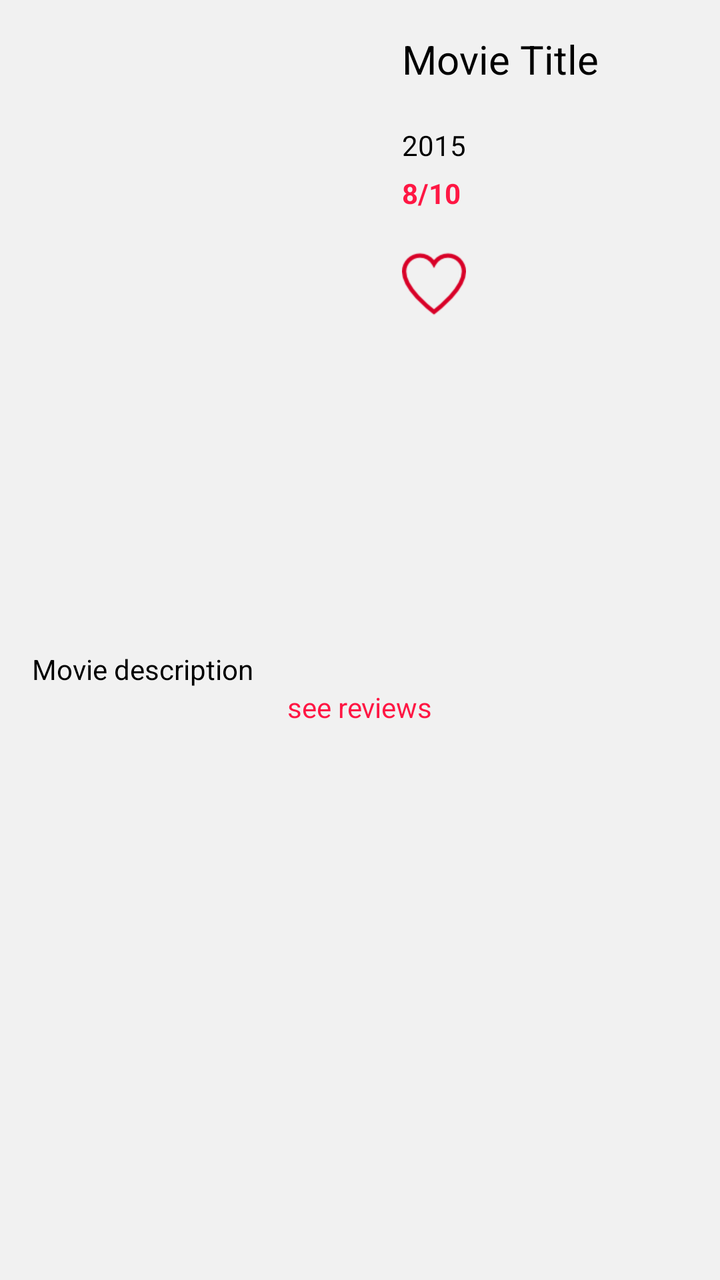
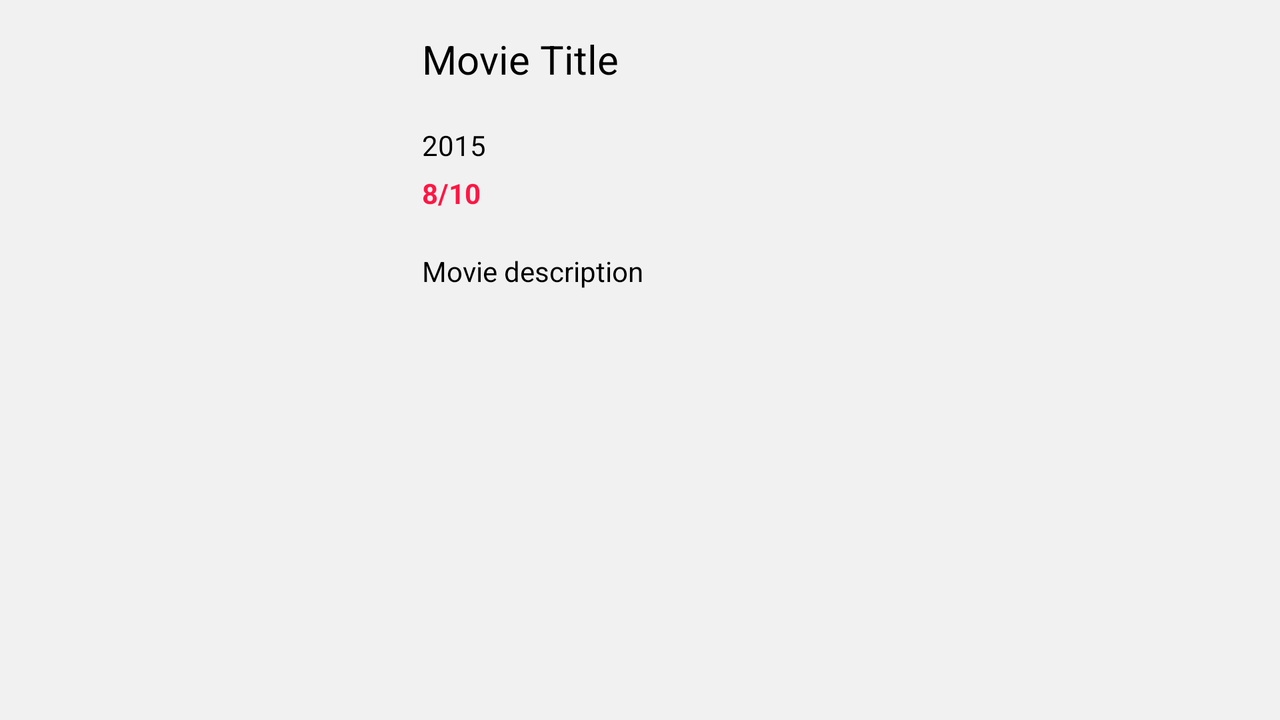

First picture: res/layout/ on a phone held upright. Second picture: the repository's own variant of that layout, on a device whose configuration matches the variant's folder. Source for both follows.
<!-- AndroidManifest.xml: application theme AppTheme -->
<!-- res/layout/fragment_movie_detail.xml -->
<?xml version="1.0" encoding="utf-8"?>
<ScrollView xmlns:android="http://schemas.android.com/apk/res/android"
              android:background="@color/offWhite"
              android:layout_width="match_parent"
              android:layout_height="match_parent"
              xmlns:tools="http://schemas.android.com/tools">

    <LinearLayout
        android:orientation="vertical"
        android:layout_width="match_parent"
        android:layout_height="wrap_content">


        <LinearLayout
            android:orientation="horizontal"
            android:padding="@dimen/activity_horizontal_margin"
            android:layout_width="match_parent"
            android:layout_height="wrap_content">

            <ImageView
                android:id="@+id/movie_poster_image_view"
                android:layout_marginRight="@dimen/ten_dp"
                android:layout_width="@dimen/poster_width"
                android:layout_height="@dimen/poster_height"/>

            <LinearLayout
                android:orientation="vertical"
                android:layout_width="match_parent"
                android:layout_height="wrap_content">

                <TextView
                    android:id="@+id/movie_title"
                    android:layout_width="match_parent"
                    android:layout_height="wrap_content"
                    tools:text="Movie Title"
                    style="@style/MovieTitle"/>

                <TextView
                    android:id="@+id/movie_year"
                    android:textColor="@android:color/black"
                    android:layout_width="wrap_content"
                    android:layout_height="wrap_content"
                    tools:text="2015"/>

                <TextView
                    android:textStyle="bold"
                    android:layout_marginTop="5dp"
                    android:id="@+id/movie_rating"
                    android:textColor="@color/colorAccent"
                    android:layout_width="wrap_content"
                    android:layout_height="wrap_content"
                    tools:text="8/10"/>

                <CheckBox
                    android:id="@+id/movie_favorite_button"
                    android:layout_marginTop="20dp"
                    android:button="@drawable/favorite_button_selector"
                    android:layout_width="wrap_content"
                    android:layout_height="wrap_content"/>


            </LinearLayout>

        </LinearLayout>

        <TextView
            android:layout_marginLeft="@dimen/activity_horizontal_margin"
            android:layout_marginTop="@dimen/activity_horizontal_margin"
            android:layout_marginRight="@dimen/activity_horizontal_margin"
            android:textColor="@android:color/black"
            android:id="@+id/movie_description"
            android:layout_width="match_parent"
            android:layout_height="wrap_content"
            tools:text="Movie description"/>

        <TextView
            android:id="@+id/show_reviews_text_view"
            android:textColor="@color/colorAccent"
            android:layout_gravity="center"
            android:layout_marginLeft="@dimen/activity_horizontal_margin"
            android:layout_marginBottom="@dimen/activity_horizontal_margin"
            android:layout_marginRight="@dimen/activity_horizontal_margin"
            android:text="@string/show_all_reviews_label"
            android:layout_width="wrap_content"
            android:layout_height="wrap_content"/>

        <LinearLayout
            android:id="@+id/trailer_wrapper_view"
            android:orientation="vertical"
            android:visibility="gone"
            android:layout_width="match_parent"
            android:layout_height="wrap_content">

            <TextView
                style="@style/HeaderLabel"
                android:paddingLeft="@dimen/activity_horizontal_margin"
                android:paddingRight="@dimen/activity_horizontal_margin"
                android:text="@string/trailer_label"
                android:layout_width="match_parent"
                android:layout_height="wrap_content"/>


            <android.support.v7.widget.RecyclerView
                android:id="@+id/trailer_recycler_view"
                android:paddingLeft="@dimen/activity_horizontal_margin"
                android:paddingRight="@dimen/activity_horizontal_margin"
                android:layout_marginBottom="@dimen/activity_horizontal_margin"
                android:layout_width="match_parent"
                android:layout_height="wrap_content" />

        </LinearLayout>

    </LinearLayout>
</ScrollView>
<!-- resources referenced by this layout -->
<resources>
  <color name="colorAccent">#ff1744</color>
  <color name="offWhite">#f1f1f1</color>
  <dimen name="activity_horizontal_margin">16dp</dimen>
  <dimen name="poster_height">277dp</dimen>
  <dimen name="poster_width">185dp</dimen>
  <!-- drawable favorite_button_selector (drawable) -->
  <?xml version="1.0" encoding="utf-8"?>
  <selector xmlns:android="http://schemas.android.com/apk/res/android">
      <item android:state_checked="true" android:drawable="@drawable/favorite_star" />
      <item android:state_checked="false" android:drawable="@drawable/default_star" />
  </selector>
  <string name="show_all_reviews_label">see reviews</string>
  <string name="trailer_label">Trailers</string>
  <style name="MovieTitle">
          <item name="android:textColor">@android:color/black</item>
          <item name="android:textSize">20dp</item>
          <item name="android:layout_marginBottom">20dp</item>
          <item name="android:layout_width">wrap_content</item>
          <item name="android:layout_height">wrap_content</item>;
      </style>
  <style name="AppTheme" parent="Theme.AppCompat.Light.DarkActionBar">
          
          <item name="colorPrimary">@color/colorPrimary</item>
          <item name="colorPrimaryDark">@color/colorPrimaryDark</item>
          <item name="colorAccent">@color/colorAccent</item>
      </style>
  <!-- drawable favorite_star: png bitmap (drawable-xhdpi, 1286 bytes) -->
  <!-- drawable default_star: png bitmap (drawable-xhdpi, 1814 bytes) -->
  <color name="colorPrimary">#f44336</color>
  <color name="colorPrimaryDark">#d32f2f</color>
</resources>
<!-- res/layout-land/fragment_movie_detail.xml (the repository's variant of the layout above) -->
<!-- drawn on the phone turned sideways -->
<?xml version="1.0" encoding="utf-8"?>
<ScrollView xmlns:android="http://schemas.android.com/apk/res/android"
            android:background="@color/offWhite"
            android:layout_width="match_parent"
            android:layout_height="match_parent"
            xmlns:tools="http://schemas.android.com/tools">

    <LinearLayout
        android:orientation="horizontal"
        android:padding="@dimen/activity_horizontal_margin"
        android:layout_width="match_parent"
        android:layout_height="wrap_content">

        <ImageView
            android:id="@+id/movie_poster_image_view"
            android:layout_marginRight="10dp"
            android:layout_width="@dimen/poster_width"
            android:layout_height="@dimen/poster_height"/>

        <LinearLayout
            android:orientation="vertical"
            android:layout_width="match_parent"
            android:layout_height="wrap_content">

            <TextView
                android:id="@+id/movie_title"
                android:layout_width="match_parent"
                android:layout_height="wrap_content"
                tools:text="Movie Title"
                style="@style/MovieTitle"/>

            <TextView
                android:id="@+id/movie_year"
                android:textColor="@android:color/black"
                android:layout_width="wrap_content"
                android:layout_height="wrap_content"
                tools:text="2015"/>

            <TextView
                android:textStyle="bold"
                android:layout_marginTop="5dp"
                android:id="@+id/movie_rating"
                android:textColor="@color/colorAccent"
                android:layout_width="wrap_content"
                android:layout_height="wrap_content"
                tools:text="8/10"/>

            <TextView
                android:layout_marginTop="20dp"
                android:textColor="@android:color/black"
                android:id="@+id/movie_description"
                android:layout_width="match_parent"
                android:layout_height="wrap_content"
                tools:text="Movie description"/>

        </LinearLayout>

    </LinearLayout>

</ScrollView>
<!-- resources referenced by the variant -->
<!-- as the phone turned sideways resolves them -->
<resources>
  <color name="colorAccent">#ff1744</color>
  <color name="offWhite">#f1f1f1</color>
  <dimen name="activity_horizontal_margin">16dp</dimen>
  <dimen name="poster_height">277dp</dimen>
  <dimen name="poster_width">185dp</dimen>
  <style name="MovieTitle">
          <item name="android:textColor">@android:color/black</item>
          <item name="android:textSize">20dp</item>
          <item name="android:layout_marginBottom">20dp</item>
          <item name="android:layout_width">wrap_content</item>
          <item name="android:layout_height">wrap_content</item>;
      </style>
  <style name="AppTheme" parent="Theme.AppCompat.Light.DarkActionBar">
          
          <item name="colorPrimary">@color/colorPrimary</item>
          <item name="colorPrimaryDark">@color/colorPrimaryDark</item>
          <item name="colorAccent">@color/colorAccent</item>
      </style>
  <color name="colorPrimary">#f44336</color>
  <color name="colorPrimaryDark">#d32f2f</color>
</resources>
